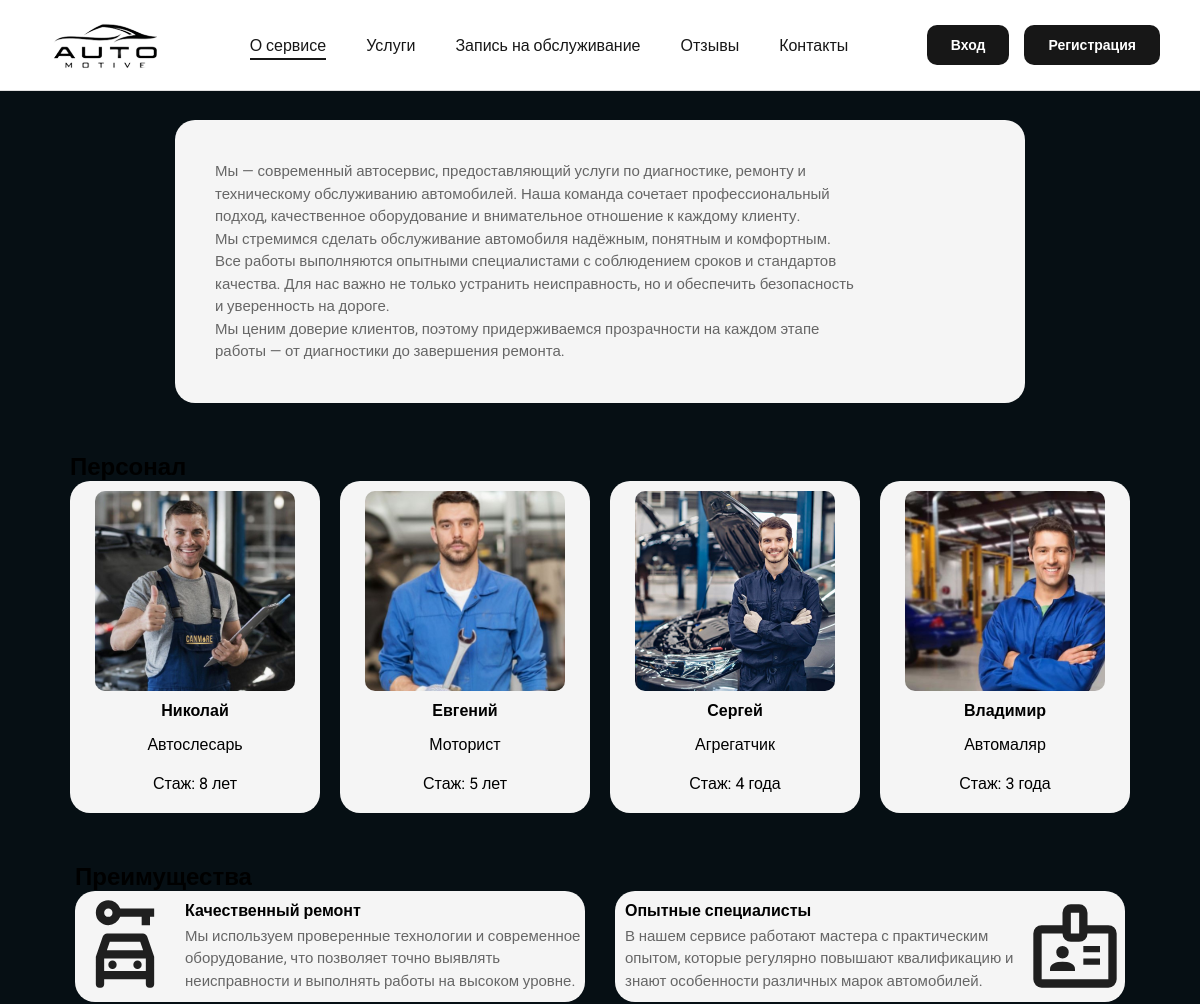
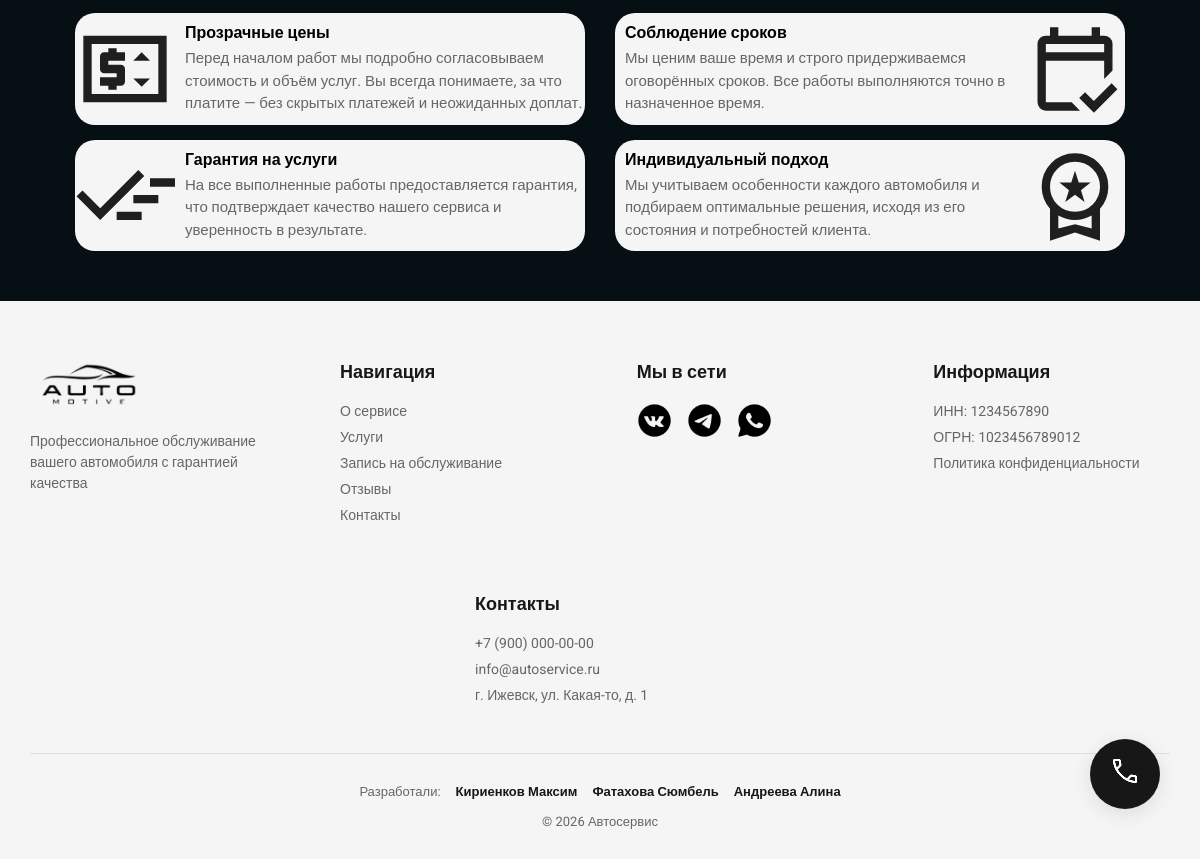
/about, run on the app's committed database (2 pictures, top to bottom).
### tables this page shows
CREATE TABLE `about` (
  `id` int NOT NULL,
  `text1` text NOT NULL,
  `text2` text NOT NULL,
  `text3` text NOT NULL,
  `img` varchar(100) NOT NULL
);

CREATE TABLE `staff` (
  `id` int NOT NULL,
  `img` varchar(64) NOT NULL,
  `name` varchar(64) NOT NULL,
  `speciality` varchar(64) NOT NULL,
  `experience` varchar(32) NOT NULL
);

CREATE TABLE `advantages` (
  `id` int NOT NULL,
  `img` varchar(64) NOT NULL,
  `name` varchar(64) NOT NULL,
  `text` varchar(300) NOT NULL
);

### core/Controller.php (called while the page is built, shortened)
<?php
class Controller
{
    protected function render($view, $data = [])
    {
        $data['auth_user'] = $_SESSION['user'] ?? null;
        extract($data);
        require_once __DIR__ . '/../views/' . $view . '.php';
        $content = ob_get_clean();
        require_once __DIR__ . '/../views/layouts/main.php';
    }
}

### controllers/AboutController.php (called while the page is built)
<?
require_once __DIR__ . '/../core/Controller.php';
class AboutController extends Controller
{
    public function about()
    {
        global $pdo;
        $stmt = $pdo->prepare("SELECT * FROM about");
        $stmt->execute();
        $service = $stmt->fetchAll();
        $stmt = $pdo->prepare("SELECT * FROM staff");
        $stmt->execute();
        $workes = $stmt->fetchAll();
        $stmt = $pdo->prepare("SELECT * FROM advantages");
        $stmt->execute();
        $advantages = $stmt->fetchAll();
        $this->render('about', ['title' => 'о нас','service'=>$service,'workes'=>$workes,'advantages'=>$advantages]);
    }
}

### index.php (called while the page is built, shortened)
<?php
require_once 'Router.php';
$listRoute = require_once __DIR__ . '/config/route.php';
$router = new Router();
$router->add($listRoute);
$router->dispatch();

### views/about.php (the view, shortened to what this page needs)
<div class="onasblock">
    <?php foreach($service as $nas) { ?>
    <div class="onas">
        <div class="onas-text">
            <p><?= htmlspecialchars($nas['text1']) ?></p>
            <p><?= htmlspecialchars($nas['text2']) ?></p>
            <p><?= htmlspecialchars($nas['text3']) ?></p>
        </div>
    </div>
    <?php } ?>
</div>
<div class="staffblock">
    <h2>Персонал</h2>
    <div class="staff">
        <?php foreach($workes as $human) { ?>
        <div class="person">
            <img src="/assets/img/<?= $human['img'] ?>">
            <h4><?= htmlspecialchars($human['name']) ?></h4>
            <p><?= htmlspecialchars($human['speciality']) ?></p>
            <p><?= htmlspecialchars($human['experience']) ?></p>
        </div>
        <?php } ?>
    </div>
</div>
<div class="advantagesblock">
    <h2>Преимущества</h2>
    <div class="advantages">
        <?php foreach($advantages as $advantage) { ?>
        <div class="adv">
            <img src="/assets/img/<?= $advantage['img'] ?>">
            <div class="adv-text">
                <h4><?= htmlspecialchars($advantage['name']) ?></h4>
                <p><?= htmlspecialchars($advantage['text']) ?></p>
            </div>
        </div>
        <?php } ?>
    </div>
</div>

### Router.php (shortened to what this page needs)
<?php
class Router
{
    private $routes = [];
    public function add(array $routesList): void
    {
        foreach ($routesList as $route) {
            $this->routes[] = [
                'method'  => $route[0],
                'path'    => $route[1],
                'handler' => $route[2]
            ];
        }
    }
    public function dispatch(): void
    {
        $method = $_SERVER['REQUEST_METHOD'];
        $uri = parse_url($_SERVER['REQUEST_URI'], PHP_URL_PATH);
        $uri = rtrim($uri, '/');
        foreach ($this->routes as $route) {
            if ($route['method'] !== $method) {
                continue;
            }
            $routePath = rtrim($route['path'], '/');
            $pattern = '#^' . preg_replace('/\{([a-z]+)\}/', '([^/]+)', $routePath) . '$#';
            if (preg_match($pattern, $uri, $matches)) {
                array_shift($matches);
                [$controllerName, $action] = explode('@', $route['handler']);
                $controller = new $controllerName();
                $controller->$action(...$matches);
                return;
            }
        }
        exit;
    }
}

### views/layouts/main.php (shortened to what this page needs)
<!DOCTYPE html>
<html lang="ru">
<head>
    <link rel="stylesheet" href="/assets/css/style.css">
    <link rel="stylesheet" href="/assets/css/doc.css">
</head>
<body>
    <header>
        <nav>
            <div class="logo">
                <a href="/">
                    <img src="/assets/img/logo.png" alt="" class="logo-img">
                </a>
            </div>
            <?$current_uri = rtrim($_SERVER['REQUEST_URI'],'/')?>
            <ul class="menu">
                <li>
                    <a href="/about" class="<?= ($current_uri == '/about') ? 'active' : '' ?>">О сервисе</a>
                </li>
                <li>
                    <a href="/services" class="<?= ($current_uri == '/services') ? 'active' : '' ?>">Услуги</a>
                </li>
                <li>
                    <a href="/record" class="<?= ($current_uri == '/record') ? 'active' : '' ?>">Запись на обслуживание</a>
                </li>
                <li>
                    <a href="/reviews" class="<?= ($current_uri == '/reviews') ? 'active' : '' ?>">Отзывы</a>
                </li>
                <li>
                    <a href="/contacts" class="<?= ($current_uri == '/contacts') ? 'active' : '' ?>">Контакты</a>
                </li>
            </ul>
            <div class="auth-group">
                <?php if (!isset($_SESSION['user_id'])){?>
                    <div class="auth-guest">
                        <a href="/login" class="btn"><span>Вход</span></a>
                        <a href="/register" class="btn"><span>Регистрация</span></a>
                    </div>
                <?}?>
            </div>
        </nav>
    </header>
    <main class="auth-container">
            <?= $content ?>
    </main>
    <a href="tel:+79000000000" class="fixed-call">
        <span><img src="/assets/img/phone.png" alt="" class="phone-img"></span>
    </a>
    <footer>
        <div class="footer-container">
            <div class="footer-section footer-logo">
                <a href="/">
                    <img src="/assets/img/logo.png" alt="" class="footer-logo-img">
                </a>
                <p>Профессиональное обслуживание вашего автомобиля с гарантией качества</p>
            </div>
            <div class="footer-section">
                <h4>Навигация</h4>
                <ul class="footer-nav">
                    <li><a href="/about">О сервисе</a></li>
                    <li><a href="/services">Услуги</a></li>
                    <li><a href="/booking">Запись на обслуживание</a></li>
                    <li><a href="/reviews">Отзывы</a></li>
                    <li><a href="/contacts">Контакты</a></li>
                </ul>
            </div>
            <div class="footer-section">
                <h4>Мы в сети</h4>
                <div class="social-links">
                    <a href="#"><img src="/assets/img/vk.png" alt=""></a>
                    <a href="#"><img src="/assets/img/telegram.png" alt=""></a>
                    <a href="#"><img src="/assets/img/whatsapp.png" alt=""></a>
                </div>
            </div>
            <div class="footer-section">
                <h4>Информация</h4>
                <p>ИНН: 1234567890</p>
                <p>ОГРН: 1023456789012</p>
                <a href="#">Политика конфиденциальности</a>
            </div>
            <div class="footer-section">
                <h4>Контакты</h4>
                <p><a href="tel:+79000000000">+7 (900) 000-00-00</a></p>
                <p><a href="mailto:info@autoservice.ru">info@autoservice.ru</a></p>
                <p>г. Ижевск, ул. Какая-то, д. 1</p>
            </div>
        </div>
        <div class="footer-bottom">
            <div class="dev-info">
                <span>Разработали:</span>
                <ul>
                    <li>Кириенков Максим</li>
                    <li>Фатахова Сюмбель</li>
                    <li>Андреева Алина</li>
                </ul>
            </div>
            <p>&copy; 2026 Автосервис</p>
        </div>
    </footer>
</body>
</html>

### assets/css/doc.css (style rules this page uses)
* { margin: 0; padding: 0; }
body { background-color: #060F14; }

### data on the page
about: text1 "Мы — современный автосервис, предоставляющий услуги по диагностике, ремонту и техническому обслуживанию автомобилей. Наша команда сочетает профессиональный подход, качественное оборудование и внимательное отношение к каждому клиенту.", text2 "Мы стремимся сделать обслуживание автомобиля надёжным, понятным и комфортным. Все работы выполняются опытными специалистами с соблюдением сроков и стандартов качества. Для нас важно не только устранить неисправность, но и обеспечить безопасность и уверенность на дороге.", text3 "Мы ценим доверие клиентов, поэтому придерживаемся прозрачности на каждом этапе работы — от диагностики до завершения ремонта."
staff: img (picture), name "Николай", speciality "Автослесарь", experience "Стаж: 8 лет"
staff: img (picture), name "Евгений", speciality "Моторист", experience "Стаж: 5 лет"
staff: img (picture), name "Сергей", speciality "Агрегатчик", experience "Стаж: 4 года"
staff: img (picture), name "Владимир", speciality "Автомаляр", experience "Стаж: 3 года"
advantages: img (picture), name "Качественный ремонт", text "Мы используем проверенные технологии и современное оборудование, что позволяет точно выявлять неисправности и выполнять работы на высоком уровне."
advantages: img (picture), name "Опытные специалисты", text "В нашем сервисе работают мастера с практическим опытом, которые регулярно повышают квалификацию и знают особенности различных марок автомобилей."
advantages: img (picture), name "Прозрачные цены", text "Перед началом работ мы подробно согласовываем стоимость и объём услуг. Вы всегда понимаете, за что платите — без скрытых платежей и неожиданных доплат."
advantages: img (picture), name "Соблюдение сроков", text "Мы ценим ваше время и строго придерживаемся оговорённых сроков. Все работы выполняются точно в назначенное время."
advantages: img (picture), name "Гарантия на услуги", text "На все выполненные работы предоставляется гарантия, что подтверждает качество нашего сервиса и уверенность в результате."
advantages: img (picture), name "Индивидуальный подход", text "Мы учитываем особенности каждого автомобиля и подбираем оптимальные решения, исходя из его состояния и потребностей клиента."
